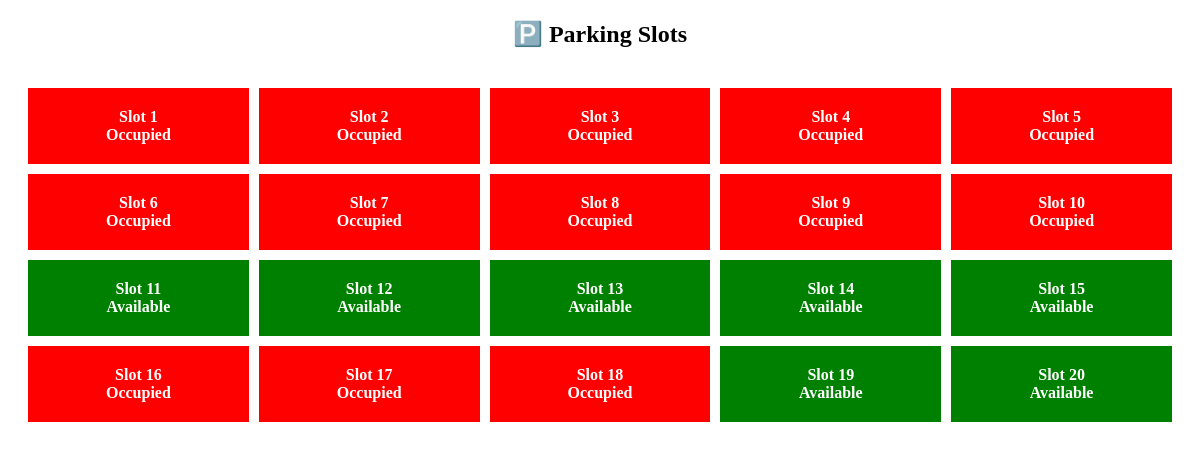
/slots, run on the app's committed database.
### tables this page shows
CREATE TABLE slots (
        id INTEGER PRIMARY KEY AUTOINCREMENT,
        vehicle_type_id INTEGER
    );

### app.py (the view)
@app.route('/slots')
def view_slots():
    conn = get_db_connection()
    slots = conn.execute("""
    SELECT s.id, s.vehicle_type_id,
    CASE
        WHEN s.id IN (SELECT slot_id FROM bookings WHERE status='booked')
        THEN 'Occupied'
        ELSE 'Available'
    END as status
    FROM slots s
    """).fetchall()
    conn.close()
    return render_template('slots.html', slots=slots)

### models.py (called while the page is built)
def get_db_connection():
    conn = sqlite3.connect(Config.DATABASE)
    conn.row_factory = sqlite3.Row
    return conn

### templates/slots.html (shortened to what this page needs)
<!DOCTYPE html>
<html>
<head>
</head>
<body>
<h2 style="text-align:center;">🅿️ Parking Slots</h2>
<div class="grid">
    {% for s in slots %}
        <div class="slot {% if s.status=='Available' %}available{% else %}occupied{% endif %}">
            Slot {{ s.id }} <br>
            {{ s.status }}
        </div>
    {% endfor %}
</div>
</body>
</html>

### templates/slots.html (style rules this page uses)
.grid { display: grid; grid-template-columns: repeat(5, 1fr); gap: 10px; padding: 20px; }
.slot { padding: 20px; text-align: center; color: white; font-weight: bold; }
.available { background: green; }
.occupied { background: red; }

### data on the page
slots: id "1", status "Occupied"
slots: id "2", status "Occupied"
slots: id "3", status "Occupied"
slots: id "4", status "Occupied"
slots: id "5", status "Occupied"
slots: id "6", status "Occupied"
slots: id "7", status "Occupied"
slots: id "8", status "Occupied"
slots: id "9", status "Occupied"
slots: id "10", status "Occupied"
slots: id "11", status "Available"
slots: id "12", status "Available"
slots: id "13", status "Available"
slots: id "14", status "Available"
slots: id "15", status "Available"
slots: id "16", status "Occupied"
slots: id "17", status "Occupied"
slots: id "18", status "Occupied"
slots: id "19", status "Available"
slots: id "20", status "Available"
